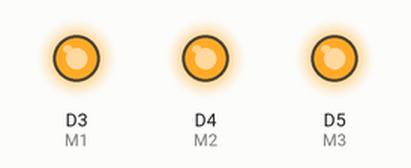
Recording of a sketch running on a simulated ESP8266 (NodeMCU). Shown: output pins drawn as LEDs (lit = HIGH). Pins used as bus, display or sensor lines are not drawn.

Above: at 0.1 s.
Timing chart, 0 to 1.6 s (numbered marks = the images above):
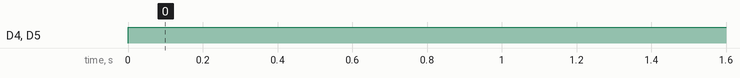

Measured:
- by itself, D4 (M2), D5 (M3): LOW → HIGH at 0.00 s

The sketch:

encenderLed.ino
```cpp
#define M1 D3
#define M2 D4
#define M3 D5

#define S1 D6
#define S2 D7
#define S3 D8

void setup(){

    //leds del mensaje
    pinMode(M1,OUTPUT);
    pinMode(M2,OUTPUT);
    pinMode(M3,OUTPUT);

    //leds para el sindrome
    pinMode(S1,OUTPUT);
    pinMode(S2,OUTPUT);
    pinMode(S3,OUTPUT);
}


void loop(){

    //enceder los leds de mensaje
    digitalWrite(M1,HIGH);
    digitalWrite(M2,HIGH);
    digitalWrite(M3,HIGH);
    //encender los leds del sindrome
    digitalWrite(S1,HIGH);
    digitalWrite(S2,HIGH);
    digitalWrite(S3,HIGH);
}
```
